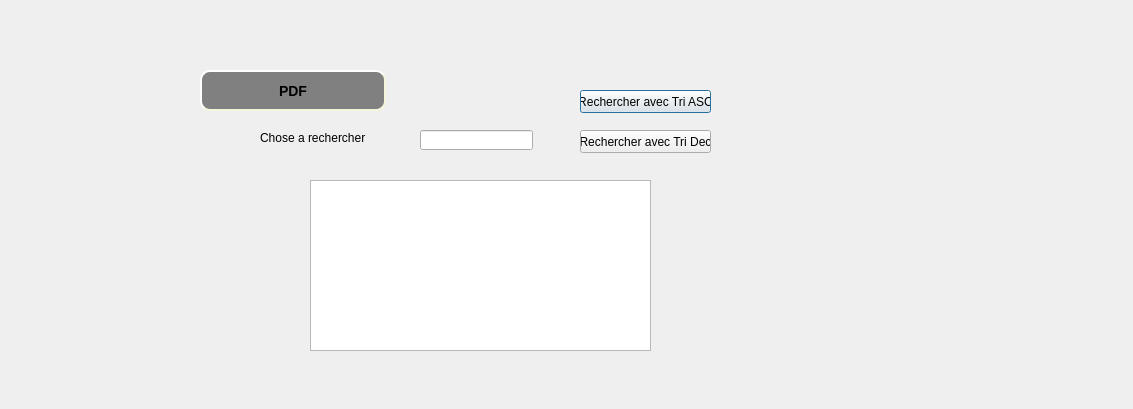
<?xml version="1.0" encoding="UTF-8"?>
<ui version="4.0">
 <class>recherche_client</class>
 <widget class="QDialog" name="recherche_client">
  <property name="geometry">
   <rect>
    <x>0</x>
    <y>0</y>
    <width>1133</width>
    <height>409</height>
   </rect>
  </property>
  <property name="windowTitle">
   <string>Dialog</string>
  </property>
  <widget class="QPushButton" name="pushButton">
   <property name="geometry">
    <rect>
     <x>580</x>
     <y>90</y>
     <width>131</width>
     <height>23</height>
    </rect>
   </property>
   <property name="text">
    <string>Rechercher avec Tri ASC</string>
   </property>
  </widget>
  <widget class="QPushButton" name="pushButton_2">
   <property name="geometry">
    <rect>
     <x>580</x>
     <y>130</y>
     <width>131</width>
     <height>23</height>
    </rect>
   </property>
   <property name="text">
    <string>Rechercher avec Tri Dec</string>
   </property>
  </widget>
  <widget class="QLabel" name="label">
   <property name="geometry">
    <rect>
     <x>260</x>
     <y>130</y>
     <width>111</width>
     <height>16</height>
    </rect>
   </property>
   <property name="text">
    <string>Chose a rechercher</string>
   </property>
  </widget>
  <widget class="QPushButton" name="pdf_2">
   <property name="geometry">
    <rect>
     <x>200</x>
     <y>70</y>
     <width>186</width>
     <height>41</height>
    </rect>
   </property>
   <property name="styleSheet">
    <string notr="true">QPushButton#pdf_2 {
    background-color: grey;
    border-style: outset;
    border-width: 2px;
    border-radius: 10px;
    border-color: beige;
    font: bold 14px;
    min-width: 10em;
    padding: 6px;
}</string>
   </property>
   <property name="text">
    <string>PDF</string>
   </property>
  </widget>
  <widget class="QTableView" name="tabclient">
   <property name="geometry">
    <rect>
     <x>310</x>
     <y>180</y>
     <width>341</width>
     <height>171</height>
    </rect>
   </property>
  </widget>
  <widget class="QLineEdit" name="lineEdit_rechachat">
   <property name="geometry">
    <rect>
     <x>420</x>
     <y>130</y>
     <width>113</width>
     <height>20</height>
    </rect>
   </property>
  </widget>
 </widget>
 <resources/>
 <connections/>
</ui>
